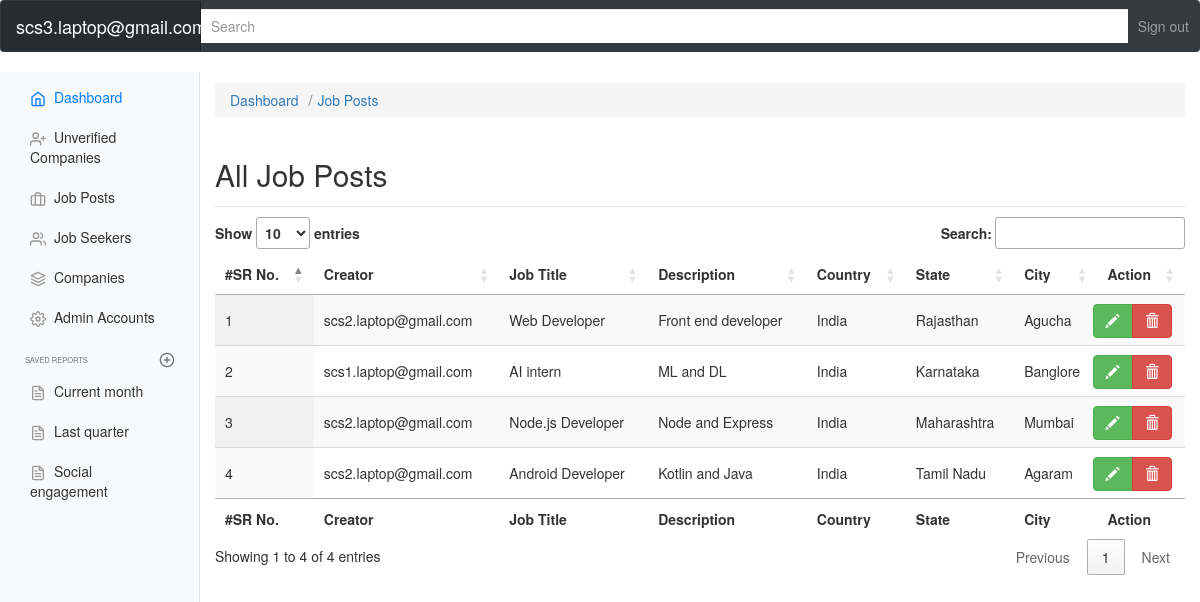
The page /admin/job.php (signed in) on the database its author committed.
### tables this page shows
CREATE TABLE `jobs` (
  `job_id` int(11) NOT NULL,
  `creator_email` varchar(100) NOT NULL,
  `job_title` varchar(100) NOT NULL,
  `description` varchar(200) NOT NULL,
  `country` varchar(50) NOT NULL,
  `state` varchar(50) NOT NULL,
  `city` varchar(50) NOT NULL
);

### admin/job.php (the view, shortened to what this page needs)
<?php
include('include/header.php');
include('include/sidebar.php');
$conn = mysqli_connect('localhost', 'root', '', 'job_portal');
$query = mysqli_query($conn, "select * from admin_login where
admin_email='{$_SESSION['email']}'");
if (mysqli_num_rows($query)>0){
?>
<main role="main" class="col-md-9 ml-sm-auto col-lg-10 pt-3 px-4">
    <nav aria-label="breadcrumb">
        <ol class="breadcrumb">
            <li class="breadcrumb-item"><a href="dashboard.php">Dashboard</a></li>
            <li class="breadcrumb-item"><a href="job.php">Job Posts</a></li>
        </ol>
    </nav>
    <div class="d-flex justify-content-between flex-wrap flex-md-nowrap align-items-center pb-2 mb-3 border-bottom">
        <h1 class="h2">All Job Posts</h1>
    </div>
    <table id="example" class="display" style="width:100%">
        <thead>
            <tr>
                <th>#SR No.</th>
                <th>Creator</th>
                <th>Job Title</th>
                <th>Description</th>
                <th>Country</th>
                <th>State</th>
                <th>City</th>
                <th>Action</th>
            </tr>
        </thead>
        <tbody>
            <?php
            include('connection/db.php');
            $query = mysqli_query($conn, "select * from jobs");
            while ($row = mysqli_fetch_array($query)) {
            ?>
                <tr>
                    <td><?php echo $row['job_id'] ?></td>
                    <td><?php echo $row['creator_email'] ?></td>
                    <td><?php echo $row['job_title'] ?></td>
                    <td><?php echo $row['description'] ?></td>
                    <td><?php echo $row['country'] ?></td>
                    <td><?php echo $row['state'] ?></td>
                    <td><?php echo $row['city'] ?></td>
                    <td>
                        <div class="row">
                            <div class="btn-group">
                                <a href="job_edit.php?id=<?php echo $row['job_id'] ?>" class="btn btn-success glyphicon glyphicon-pencil"><span class=""></span></a>
                                <a href="job_delete.php?del=<?php echo $row['job_id'] ?>" class="btn btn-danger glyphicon glyphicon-trash"><span class=""></span></a>
                            </div>
                        </div>
                    </td>
                </tr>
            <?php } ?>
        </tbody>
        <tfoot>
            <tr>
                <th>#SR No.</th>
                <th>Creator</th>
                <th>Job Title</th>
                <th>Description</th>
                <th>Country</th>
                <th>State</th>
                <th>City</th>
                <th>Action</th>
            </tr>
        </tfoot>
    </table>
</main>
</div>
</div>
<?php
}
?>
</body>
</html>

### admin/include/header.php (shortened to what this page needs)
<!doctype html>
<html lang="en">
<head>
    <link rel="stylesheet" href="https://maxcdn.bootstrapcdn.com/bootstrap/4.5.2/css/bootstrap.min.css">
    <link href="css/admin_dashboard.css" rel="stylesheet">
    <link rel="stylesheet" type="text/css" href="fonts/Linearicons-Free-v1.0.0/icon-font.min.css">
    <link href="//netdna.bootstrapcdn.com/bootstrap/3.0.0/css/bootstrap.min.css" rel="stylesheet">
    <link rel="stylesheet" href="https://cdn.datatables.net/1.10.21/css/jquery.dataTables.min.css">
</head>
<body>
    <nav class="navbar navbar-dark sticky-top bg-dark flex-md-nowrap p-0">
        <a class="navbar-brand col-sm-3 col-md-2 mr-0" href="#"><?php echo $_SESSION['email']?></a>
        <input class="form-control form-control-dark w-100" type="text" placeholder="Search" aria-label="Search">
        <ul class="navbar-nav px-3">
            <li class="nav-item text-nowrap">
                <a class="nav-link" href="logout.php">Sign out</a>
            </li>
        </ul>
    </nav>

### admin/include/sidebar.php (shortened to what this page needs)
<?php
$conn = mysqli_connect('localhost', 'root', '', 'job_portal');
$query = mysqli_query($conn, "select * from admin_login where
admin_email='{$_SESSION['email']}'");
if (mysqli_num_rows($query)>0){
?>
<div class="container-fluid">
    <div class="row">
        <nav class="col-md-2 d-none d-md-block bg-light sidebar">
            <div class="sidebar-sticky">
                <ul class="nav flex-column">
                    <li class="nav-item">
                        <a class="nav-link active" href="dashboard.php">
                            <span data-feather="home"></span>
                            Dashboard
                        </a>
                    </li>
                    <li class="nav-item">
                        <a class="nav-link" href="uv_company.php">
                            <span data-feather="user-plus"></span>
                            Unverified Companies
                        </a>
                    </li>
                    <li class="nav-item">
                        <a class="nav-link" href="job.php">
                            <span data-feather="briefcase"></span>
                            Job Posts
                        </a>
                    </li>
                    <li class="nav-item">
                        <a class="nav-link" href="seeker.php">
                            <span data-feather="users"></span>
                            Job Seekers
                        </a>
                    </li>
                    <li class="nav-item">
                        <a class="nav-link" href="company.php">
                            <span data-feather="layers"></span>
                            Companies
                        </a>
                    </li>
                    <li class="nav-item">
                        <a class="nav-link" href="admin_account.php">
                            <span data-feather="settings"></span>
                            Admin Accounts
                        </a>
                    </li>
                </ul>
                <h6 class="sidebar-heading d-flex justify-content-between align-items-center px-3 mt-4 mb-1 text-muted">
                    <span>Saved reports</span>
                    <a class="d-flex align-items-center text-muted" href="#">
                        <span data-feather="plus-circle"></span>
                    </a>
                </h6>
                <ul class="nav flex-column mb-2">
                    <li class="nav-item">
                        <a class="nav-link" href="#">
                            <span data-feather="file-text"></span>
                            Current month
                        </a>
                    </li>
                    <li class="nav-item">
                        <a class="nav-link" href="#">
                            <span data-feather="file-text"></span>
                            Last quarter
                        </a>
                    </li>
                    <li class="nav-item">
                        <a class="nav-link" href="#">
                            <span data-feather="file-text"></span>
                            Social engagement
                        </a>
                    </li>
                </ul>
            </div>
        </nav>
<?php
}
?>

### admin/css/admin_dashboard.css (style rules this page uses)
html, body { font-size: .875rem; font-family: Raelway-Black; }
.feather { width: 16px; height: 16px; vertical-align: text-bottom; }
.sidebar { position: fixed; top: 0; bottom: 0; left: 0; z-index: 100; padding: 0; box-shadow: inset -1px 0 0 rgba(0, 0, 0, .1); }
.sidebar-sticky { position: -webkit-sticky; position: sticky; top: 48px; height: calc(100vh - 48px); padding-top: .5rem; overflow-x: hidden; overflow-y: auto; }
.sidebar .nav-link { font-weight: 500; color: #333; }
.sidebar .nav-link .feather { margin-right: 4px; color: #999; }
.sidebar .nav-link.active { color: #007bff; }
.sidebar .nav-link:hover .feather, .sidebar .nav-link.active .feather { color: inherit; }
.sidebar-heading { font-size: .75rem; text-transform: uppercase; }
.navbar-brand { padding-top: .75rem; padding-bottom: .75rem; font-size: 1rem; background-color: rgba(0, 0, 0, .25); box-shadow: inset -1px 0 0 rgba(0, 0, 0, .25); }
.navbar .form-control { padding: .75rem 1rem; border-width: 0; border-radius: 0; }
.form-control-dark { color: #fff; background-color: rgba(255, 255, 255, .1); border-color: rgba(255, 255, 255, .1); }
.border-bottom { border-bottom: 1px solid #e5e5e5; }

### rows shown on the page
jobs: job_id "1", creator_email "scs2.laptop@gmail.com", job_title "Web Developer", description "Front end developer", country "India", state "Rajasthan", city "Agucha"
jobs: job_id "2", creator_email "scs1.laptop@gmail.com", job_title "AI intern", description "ML and DL", country "India", state "Karnataka", city "Banglore"
jobs: job_id "3", creator_email "scs2.laptop@gmail.com", job_title "Node.js Developer", description "Node and Express", country "India", state "Maharashtra", city "Mumbai"
jobs: job_id "4", creator_email "scs2.laptop@gmail.com", job_title "Android Developer", description "Kotlin and Java", country "India", state "Tamil Nadu", city "Agaram"

### other values the page prints
$_SESSION['email'] "scs3.laptop@gmail.com"
